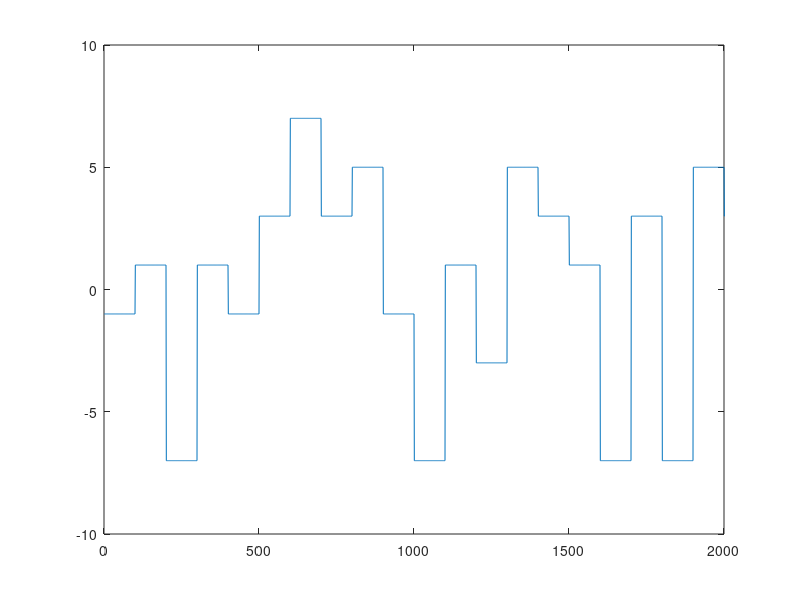

The MATLAB script that drew this image:
close all;
clear all;
clc;

N = 100;    % Fator de superamostragem
M = 8;      % Número de níves de transmissão
l = log2(M); % Quantidade de bits por nível de transmissão
num_simb = 5000;

info_bin = randint(1, num_simb*l);
info_bin = reshape(info_bin, l, num_simb)';

info = bi2de(info_bin, 'left-msb')*2-(M-1);

info_up = upsample(info, N); % Adiciona N-1 amostras entre cada amostras de info
filtro = ones(1,N);
info_tx = filter(filtro, 1, info_up); % O filtro define o formato do sinal

figure(1)
plot(info_tx)
xlim([0 20*N])